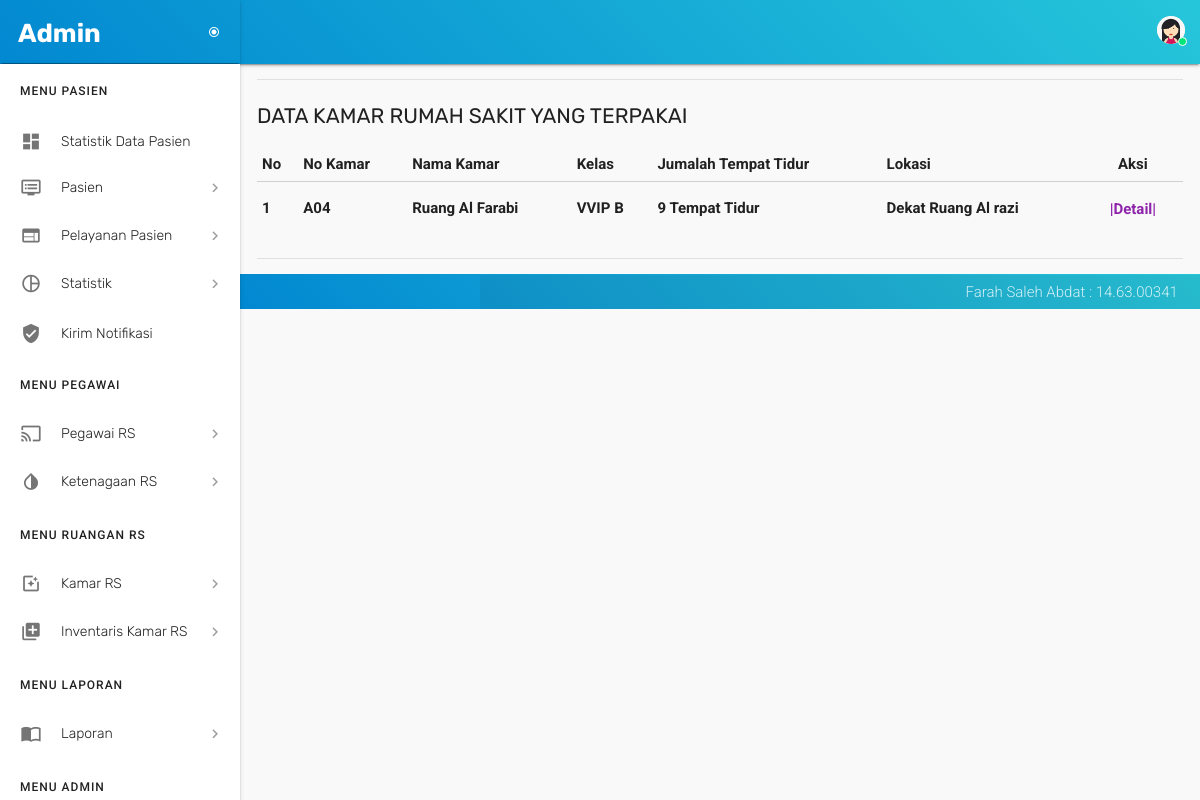
Page /kamar_terpakai.php (signed in) on the committed database.
### tables this page shows
CREATE TABLE `kamar` (
  `id_kamar` int(21) NOT NULL,
  `no_kamar` varchar(30) NOT NULL,
  `nama_kamar` varchar(30) NOT NULL,
  `kelas` varchar(30) NOT NULL,
  `jumlah_tt` varchar(30) NOT NULL,
  `lokasi` varchar(30) NOT NULL,
  `status` enum('On','Off') DEFAULT 'On',
  `keterangan` text NOT NULL
);

### kamar_terpakai.php (the view, shortened to what this page needs)
<?php
 if (empty($_SESSION['username'])) {
 header("location:login_form.php");
 }
 else {
 ?>
<!DOCTYPE html>
<html lang="en">
  <head>
    <link href="assets/css/materialize.css" type="text/css" rel="stylesheet">
    <link href="assets/css/style.css" type="text/css" rel="stylesheet">
    <link href="assets/css/custom.css" type="text/css" rel="stylesheet">
    <link href="assets/css/perfect-scrollbar.css" type="text/css" rel="stylesheet">
    <link href="assets/css/jquery-jvectormap.css" type="text/css" rel="stylesheet">
    <link href="assets/css/jquery.dataTables.min.css" type="text/css" rel="stylesheet">
  </head>
  <body>
  <?php include 'config/header.php'; ?>
  <?php include 'config/menu.php'; ?>
        <section id="content">
          <div class="container">
            <div class="section">
              <div class="divider"></div>
              <div id="table-datatables">
                <h4 class="header">Data Kamar Rumah Sakit yang Terpakai</h4>
                <div class="row">
                  <div class="col s12">
                    <table id="data-table-simple" class="responsive-table display" cellspacing="0">
                        <thead>
                        <tr>
                        <th> No </th>
                        <th> No Kamar </th>
                        <th> Nama Kamar </th>
                        <th> Kelas </th>
                        <th> Jumalah Tempat Tidur </th>
                        <th> Lokasi </th>
                        <th style="width:100px;text-align: center;"> Aksi </th>
                        </tr>
                        </thead>
                       <tbody>
                        <?php
                        include 'config/koneksiDB.php';
                        $query="SELECT * FROM kamar WHERE status = 'Off' ORDER BY id_kamar DESC";
                        $result=mysqli_query($koneksi, $query) or die(mysqli_error());
                        $no=1;
                        while ($data = mysqli_fetch_array($result, MYSQLI_BOTH)){
                        ?>
                        <tr>
                        <td><?php echo $no++; ?></td>
                        <td><?php echo $data['no_kamar']; ?></td>
                        <td><?php echo $data['nama_kamar']; ?></td>
                        <td><?php echo $data['kelas']; ?></td>
                        <td><?php echo $data['jumlah_tt']; ?></td>
                        <td><?php echo $data['lokasi']; ?></td>
                        <td style="width:100px;text-align: center;">
                        <a class='waves-effect waves-light modal-trigger' href='#modal2<?php echo $data['id_kamar']; ?>'>|Detail|</a>
                        </td>
                        </tr>
                        <?php
                        }
                        ?>
                   </tbody>
                    </table>
                  </div>
                </div>
              </div>
            <br>
          <div class="divider"></div>
        </div>
      </div>
        </section>
    <?php include 'config/footer.php'; ?>
  </body>
</html>
<?php } ?>

### rows in the picture
kamar: no_kamar "A04", nama_kamar "Ruang Al Farabi", kelas "VVIP B", jumlah_tt "9 Tempat Tidur", lokasi "Dekat Ruang Al razi"

### other values in the picture
$_SESSION['username'] "Admin"
